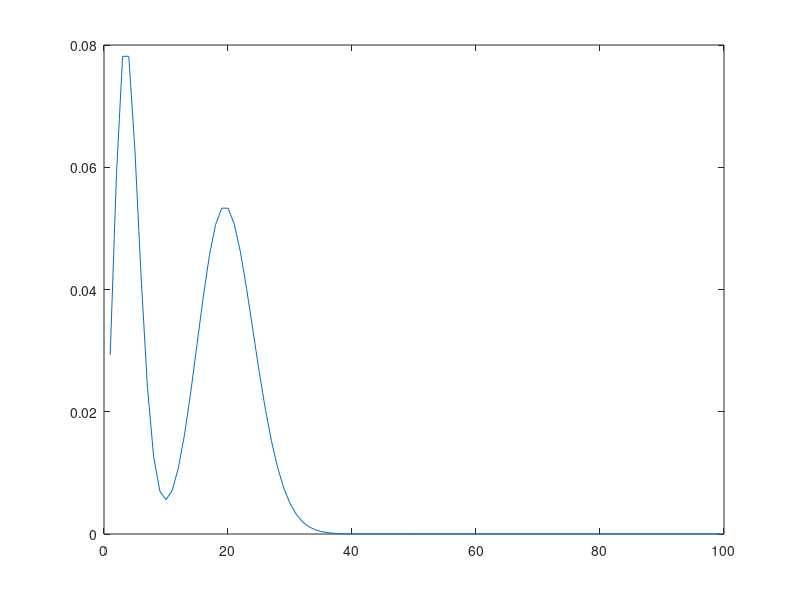
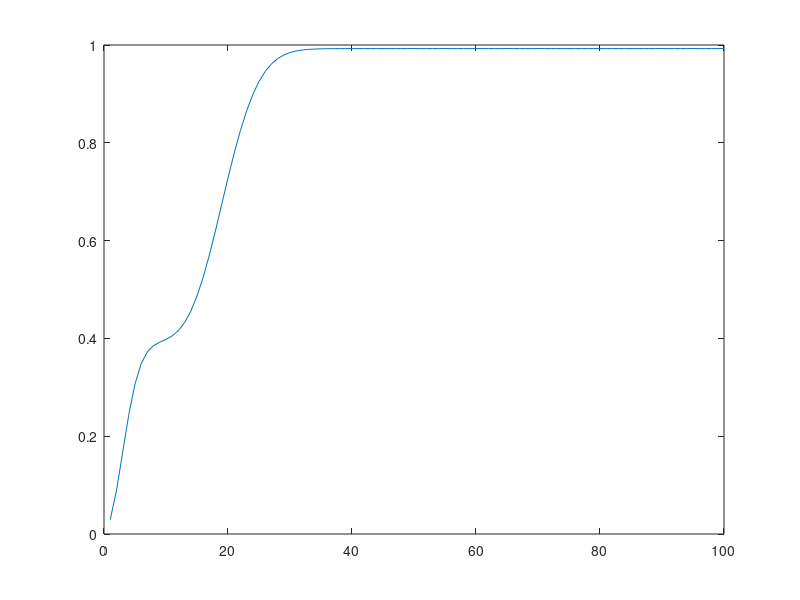

Reproduce these figures in MATLAB, in order.
function  PcdfRand()
	mix = 2;
	w = zeros(mix,1);
	w(1) = 0.4;
	w(2) = 0.6;
	Lambda = zeros(mix,1);
	Lambda(1) = 4;
	Lambda(2) = 20;
	maxX = 100;
	% PDF
	proB =zeros(maxX,1);
	for Index = 1:maxX
		proB(Index) = w(1)*Lambda(1)^Index*exp(-Lambda(1))/prod(1:Index)+w(2)*Lambda(2)^Index*exp(-Lambda(2))/prod(1:Index);
	end

	%CDF
	cdfProb = cumsum(proB);
    figure;
    plot(proB);
	figure;
	plot(cdfProb);



end